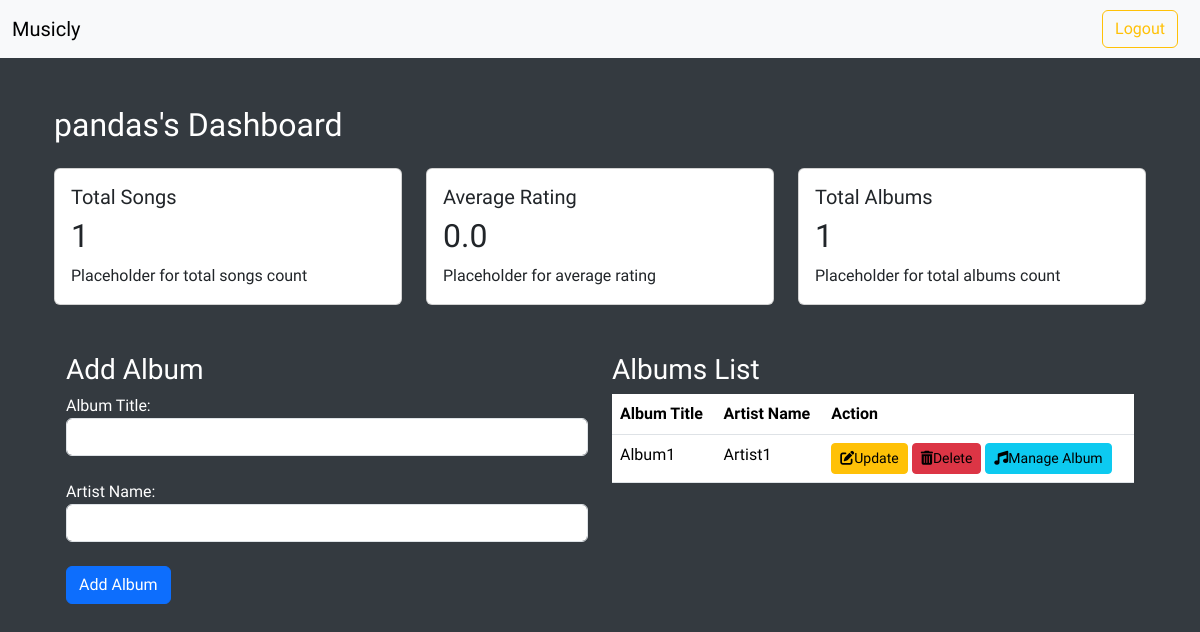
The app's page /creatorAccount (signed in), older data.
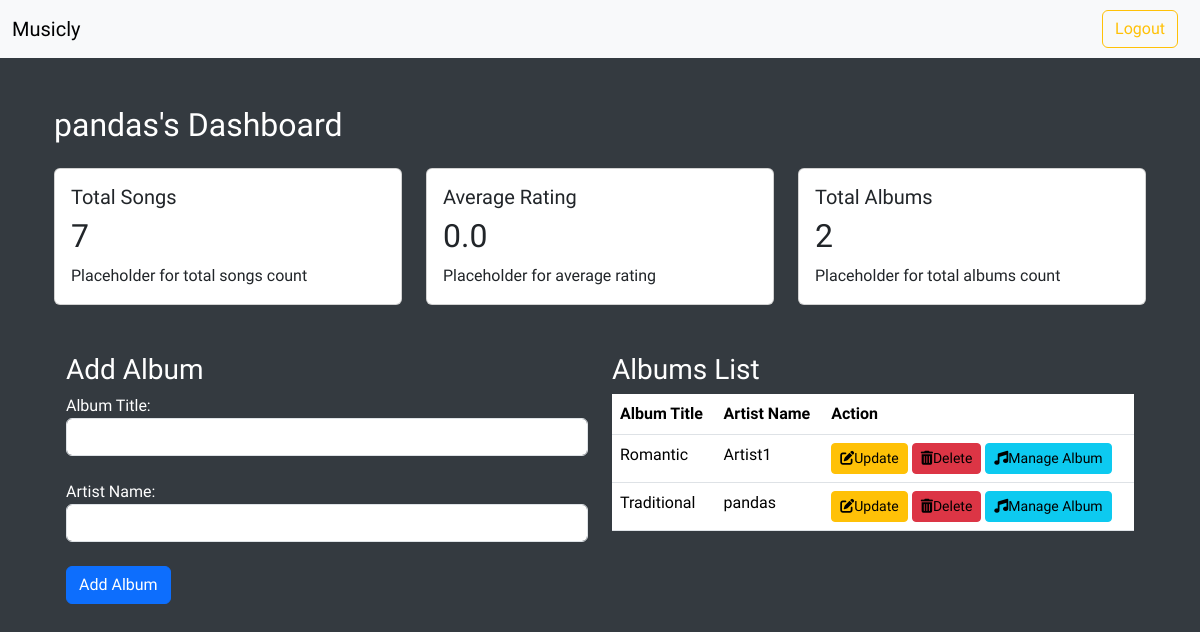
The same page, newer data.
### models.py (models this page shows)
class Album(db.Model):
    __tablename__='Album'
    id = db.Column(db.Integer, primary_key=True)
    name = db.Column(db.String(64), nullable=False)
    artist = db.Column(db.String, nullable = False)
    CreatorId = db.Column(db.Integer, db.ForeignKey('User.id'), nullable = False)

### routes.py (the view, shortened to what this page needs)
@app.route('/creatorAccount', methods=["POST", "GET"])
@auth_required
def creatorAccount():
    user = User.query.get(session["user_id"])
    current_creator = user.id
    if request.method == "GET":
        total_songs = db.session.query(func.count(Songs.id)).filter(Songs.CreatorId == current_creator).scalar()
        average_rating = db.session.query(func.avg(Songs.rating)).filter(Songs.CreatorId == current_creator).scalar()
        total_albums = db.session.query(func.count(Album.id)).filter(Album.CreatorId == current_creator).scalar()
        albums = Album.query.filter_by(CreatorId=current_creator).all()
        return render_template("creatorAccount.html", total_songs= total_songs, average_rating= average_rating, total_albums= total_albums, creator= user.username, albums=albums, user = user, need = True)

### routes.py (called while the page is built)
def auth_required(func):
    @wraps(func)
    def inner(*args, **kwargs):
        if "user_id" not in session:
            flash("Login required.", 'danger')
            return redirect(url_for("login"))
        return func(*args, **kwargs)
    return inner

### templates/creatorAccount.html (shortened to what this page needs)
{% extends 'layout.html' %}
{% block content %}
<div class="container mt-5">
  <h2>{{ creator }}'s Dashboard</h2>
  <div class="row mt-4">
    <div class="col-md-4">
      <div class="card">
        <div class="card-body">
          <h5 class="card-title">Total Songs</h5>
          <h2>{{total_songs}}</h2>
          <p class="card-text">Placeholder for total songs count</p>
        </div>
      </div>
    </div>
    <div class="col-md-4">
      <div class="card">
        <div class="card-body">
          <h5 class="card-title">Average Rating</h5>
          <h2>{{average_rating}}</h2>
          <p class="card-text">Placeholder for average rating</p>
        </div>
      </div>
    </div>
    <div class="col-md-4">
      <div class="card">
        <div class="card-body">
          <h5 class="card-title">Total Albums</h5>
          <h2>{{total_albums}}</h2>
          <p class="card-text">Placeholder for total albums count</p>
        </div>
      </div>
    </div>
  </div>
  <div class="container mt-5">
    <div class="row mt-4">
      <div class="col-md-6">
        <h3>Add Album</h3>
        <form method="POST">
          <div class="form-group">
            <label for="albumTitle">Album Title:</label>
            <input type="text" class="form-control" id="albumTitle" name="albumTitle" required>
          </div>
          <br>
          <div class="form-group">
            <label for="albumName">Artist Name:</label>
            <input type="text" class="form-control" id="artistName" name="artistName" required>
          </div>
          <br>
          <button type="submit" class="btn btn-primary">Add Album</button>
        </form>
      </div>
      <div class="col-md-6">
        <h3>Albums List</h3>
        <table class="table">
          <thead>
            <tr>
              <th>Album Title</th>
              <th>Artist Name</th>
              <th>Action</th>
            </tr>
          </thead>
          <tbody>
            {% for album in albums %}
            <tr>
              <td>{{ album.name }}</td>
              <td>{{ album.artist}}</td>
              <td>
                <button type="button" class="btn btn-warning btn-sm bt" onclick="window.location.href='/creatorAccount/{{album.id}}/update';"><i class="fas fa-edit"></i>Update</button>
                <button type="button" class="btn btn-danger btn-sm bt" onclick="window.location.href='/creatorAccount/{{album.id}}/delete';"><i class="fas fa-trash-alt"></i>Delete</button>
                <button type="button" class="btn btn-info btn-sm bt" onclick="window.location.href='/creatorAccount/{{album.id}}/addSongs';"><i class="fas fa-music"></i>Manage Album</button>
              </td>
            </tr>
            {% endfor %}
          </tbody>
        </table>
      </div>
    </div>
  </div>
</div>
{% endblock %}

Row changes from the older to the newer data that the page shows:
changed Album "Artist1": name "Album1" → "Romantic"
added Album: name "Traditional", artist "pandas"
Text that changed along with them:
{{ total_songs }}: "1" → "7"
{{ total_albums }}: "1" → "2"
